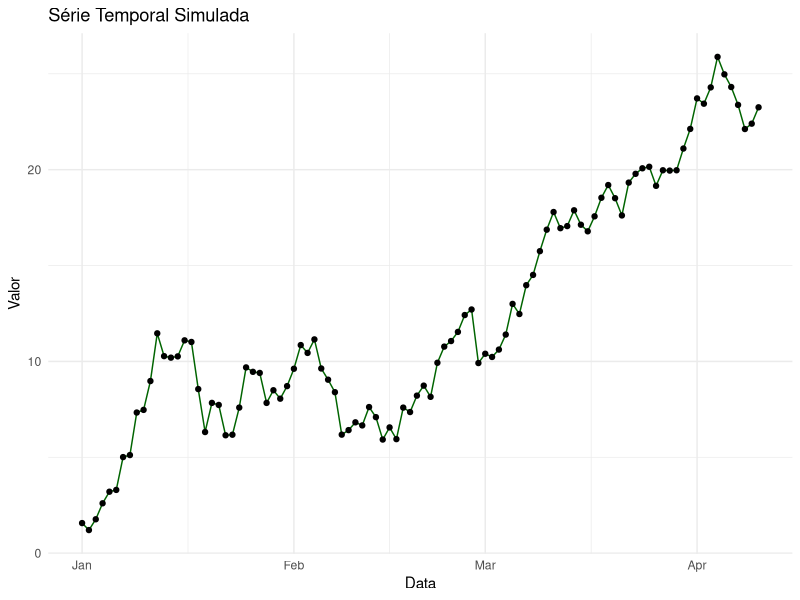

Recreate this plot in R.
# Simular série temporal
set.seed(42)
tempo <- seq.Date(from = as.Date("2025-01-01"), by = "day", length.out = 100)
medida <- cumsum(stats::rnorm(100, mean = 0.2, sd = 1))
dados <- data.frame(data = tempo, valor = medida)

# Gráfico de linha com pontos
ggplot2::ggplot(dados, ggplot2::aes(x = data, y = valor)) +
  ggplot2::geom_line(color = "darkgreen") +
  ggplot2::geom_point(color = "black", size = 1.5) +
  ggplot2::labs(title = "Série Temporal Simulada",
                x = "Data", y = "Valor") +
  ggplot2::theme_minimal()
